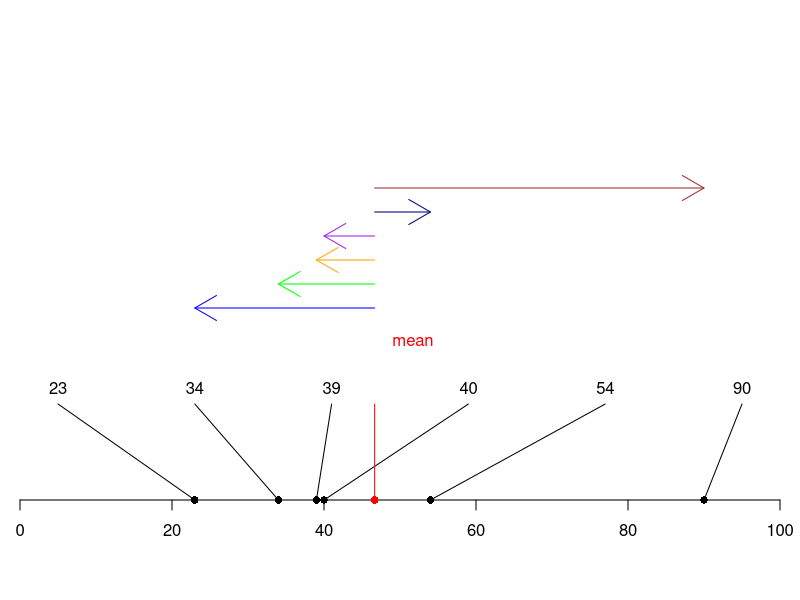
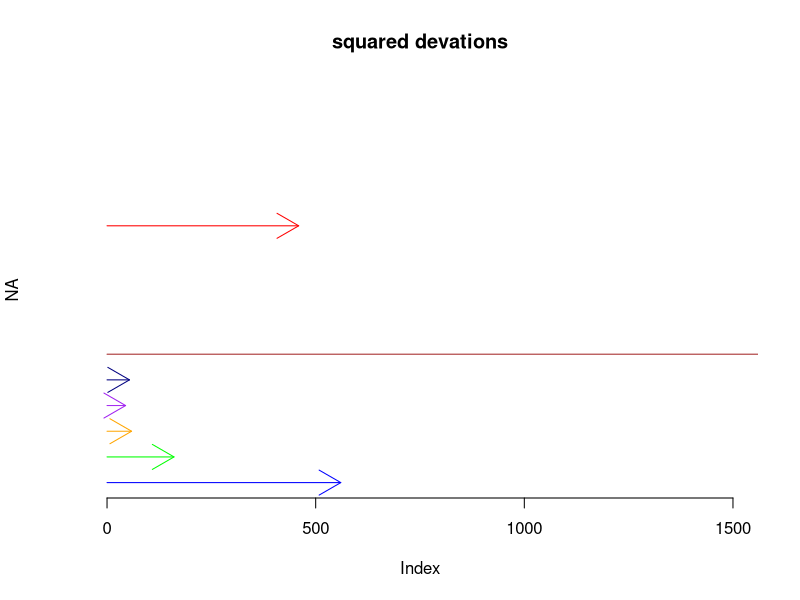
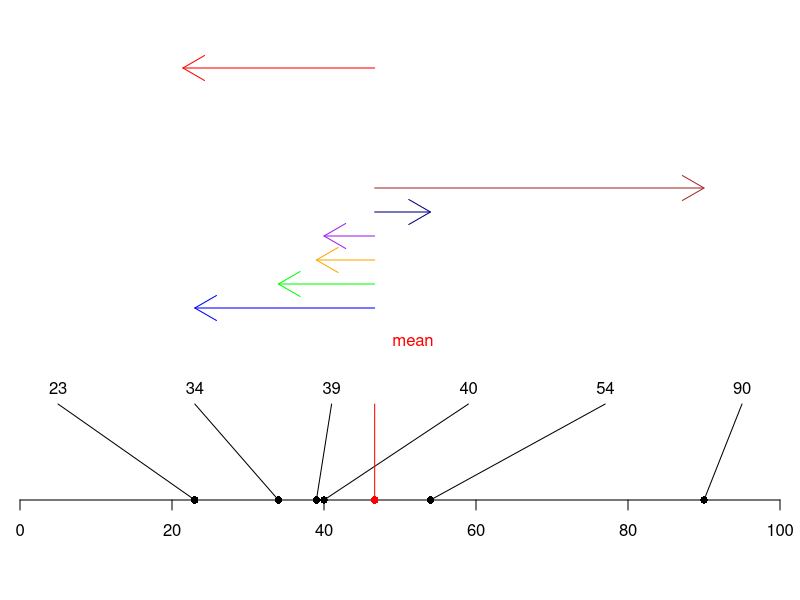

Generate these figures, in order, with R:
## define plot data
xlim <- c(0,100);
ylim <- c(0,100);
#px <- c(5,5,50,60,70,90);
px=sort(round(runif(6,0,100),0))
py <- c(0,0,0,0,0,0);
lx.buf <- 5;
lx <- seq(xlim[1]+lx.buf,xlim[2]-lx.buf,len=length(px));
ly <- 20;

## create basic plot outline
par(xaxs='i',yaxs='i',mar=c(5,1,1,1));
plot(NA,xlim=xlim,ylim=ylim,axes=F,ann=F);
axis(1);

## plot elements
segments(px,py,lx,ly);
points(px,py,pch=16,xpd=NA);
text(lx,ly,px,pos=3);

## Add the mean
points(x = mean(px),y = 0,pch=16 ,xpd=NA,col="red")
segments(mean(px),0,mean(px),20,col="red");
text(mean(px)+5,30,"mean",pos=3,col="red");

##Deviations from mean
arrows(x0 = mean(px),y0 = 40,x1 = px[1],y1 = 40,col="blue")
arrows(x0 = mean(px),y0 = 45,x1 = px[2],y1 = 45,col="green")
arrows(x1 = px[3],y0 = 50,x0 = mean(px),y1 = 50,col="orange")
arrows(x1 = px[4],y0 = 55,x0 = mean(px),y1 = 55,col="purple")
arrows(x1 = px[5],y0 = 60,x0 = mean(px),y1 = 60,col="navy")
arrows(x1 = px[6],y0 = 65,x0 = mean(px),y1 = 65,col="brown")

## Squared deviations
dev.off()
xlim <- c(0,1500);
ylim <- c(0,1500);
plot(NA,xlim=xlim,ylim=ylim,axes=F,main = "squared devations");
axis(1);
arrows(x0 = 0,y0 = 0,x1 = (px[1]-mean(px))^2, y1 = 0,col="blue")
arrows(x0 = 0,y0 = 100,x1 = (px[2]-mean(px))^2, y1 = 100,col="green")
arrows(x0 = 0,y0 = 200,x1 = (px[3]-mean(px))^2, y1 = 200,col="orange")
arrows(x0 = 0,y0 = 300,x1 = (px[4]-mean(px))^2, y1 = 300,col="purple")
arrows(x0 = 0,y0 =400,x1 = (px[5]-mean(px))^2, y1 = 400,col="navy")
arrows(x0 = 0,y0 = 500,x1 = (px[6]-mean(px))^2, y1 = 500,col="brown")

##add the average squared deviation
arrows(x0 = 0,y0 = 1000,x1 = ((px[1]-mean(px))^2+(px[2]-mean(px))^2+(px[3]-mean(px))^2+(px[4]-mean(px))^2+(px[5]-mean(px))^2+(px[6]-mean(px))^2)/6, y1 = 1000,col="red")

##Back to dieavtions
dev.off()

xlim <- c(0,100);
ylim <- c(0,100);
par(xaxs='i',yaxs='i',mar=c(5,1,1,1));
plot(NA,xlim=xlim,ylim=ylim,axes=F,ann=F);
axis(1);

## plot elements
segments(px,py,lx,ly);
points(px,py,pch=16,xpd=NA);
text(lx,ly,px,pos=3);

## Add the mean
points(x = mean(px),y = 0,pch=16 ,xpd=NA,col="red")
segments(mean(px),0,mean(px),20,col="red");
text(mean(px)+5,30,"mean",pos=3,col="red");

##Deviations from mean
arrows(x0 = mean(px),y0 = 40,x1 = px[1],y1 = 40,col="blue")
arrows(x0 = mean(px),y0 = 45,x1 = px[2],y1 = 45,col="green")
arrows(x1 = px[3],y0 = 50,x0 = mean(px),y1 = 50,col="orange")
arrows(x1 = px[4],y0 = 55,x0 = mean(px),y1 = 55,col="purple")
arrows(x1 = px[5],y0 = 60,x0 = mean(px),y1 = 60,col="navy")
arrows(x1 = px[6],y0 = 65,x0 = mean(px),y1 = 65,col="brown")

arrows(x1 = (((px[1]-mean(px))^2+(px[2]-mean(px))^2+(px[3]-mean(px))^2+(px[4]-mean(px))^2+(px[5]-mean(px))^2+(px[6]-mean(px))^2)/6)^.5,y0 = 90,x0 = mean(px),y1 = 90,col="red")

